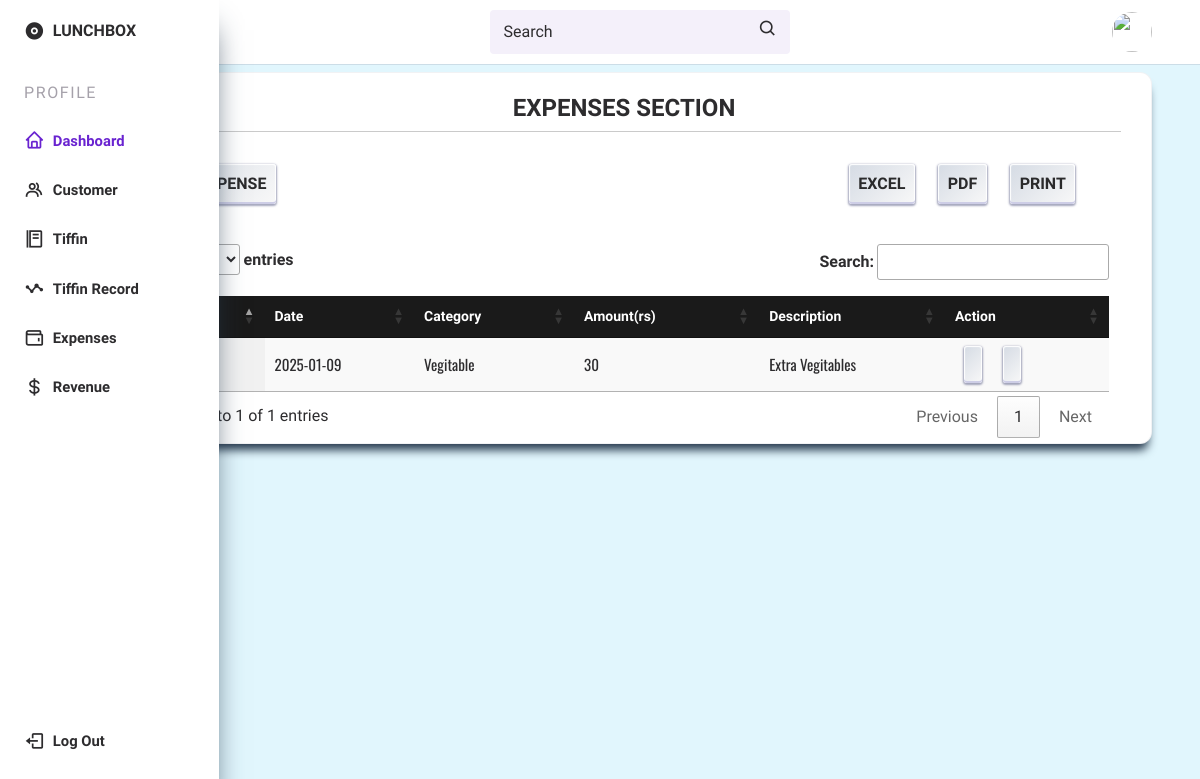
The page /expenses.php on the database its author committed.
### tables this page shows
CREATE TABLE `expense` (
  `id` int(11) NOT NULL,
  `date` date NOT NULL,
  `category` varchar(255) NOT NULL,
  `amount` int(200) NOT NULL,
  `description` varchar(255) NOT NULL
);

### expenses.php (the view, shortened to what this page needs)
<?php
 include ('dbcon.php');
 include('header.php')
 ?>
        <main>
            <section>
                <div class="content-card">
                    <div class="container-fluid container-text mt-3">
                      <div class="row">
                            <h1>EXPENSES SECTION</h1><hr>
                            <div class="row mt-2">
                                <div class="col-lg-6 mt-2">
                                    <button class="button"  data-bs-toggle="modal" data-bs-target="#exampleModal"><img class="img-fluid pe-1" src="https://img.icons8.com/?size=24&id=84991&format=png" alt="">ADD expense</button>
                                </div>
                                <div class="col-lg-6 mt-2 d-flex justify-content-end">
                                    <div class="custom-buttons">
                                        <button class="button"  id="btnExcel"><img style="height: 20px;" src="https://img.icons8.com/?size=48&id=117561&format=png" alt="">Excel</button>
                                        <button class="button" id="btnPDF"><img src="https://img.icons8.com/?size=80&id=d2H6kHCiPSIg&format=png" style="height: 20px;" alt="">PDF</button>
                                        <button class="button" id="btnPrint"><img src="https://img.icons8.com/?size=32&id=tJ0vYdxun5fl&format=png" style="height: 20px;" alt="">Print</button>
                                    </div>
                                </div>
                            </div>
                            <div class="table-responsive mt-2">
                                <table id="example" class="display pt-3" style="width:100%">
                                    <thead>
                                      <tr>
                                        <th>Sr no.</th>
                                        <th>Date</th>
                                        <th>Category</th>
                                        <th>Amount(rs)</th>
                                        <th>Description</th>
                                        <th>Action</th>
                                      </tr>
                                    </thead>
                                    <tbody>
                                    <?php
                                            $query="select * from `expense`";
                                            $result=mysqli_query($connection, $query);
                                            $sno=0;
                                            if(!$result){
                                                die("Query failed due to" .mysqli_error($connection));
                                            }else{
                                                while($row=mysqli_fetch_assoc($result)){
                                                $sno=$sno + 1;
                                         ?>
                                      <tr>
                                        <td><?php echo $sno ?></td>
                                        <td><?php echo $row ['date'] ?></td>
                                        <td><?php echo $row ['category'] ?></td>
                                        <td><?php echo $row ['amount'] ?></td>
                                        <td><?php echo $row ['description'] ?></td>
                                        <td>
                                            <a href="" class="button" data-bs-toggle="modal" data-bs-target="#expenseedit<?php echo $row ['id'] ?>"></a>
                                            <a href="#" onclick="confirmexpenseDelete(<?php echo $row['id']; ?>)" class="button"><img style="height: 20px;" src="https://cdn-icons-png.flaticon.com/128/6861/6861362.png" alt=""></a>
                                        </td>
                                      </tr>
                                      <?php
                                                }
                                            }
                                      ?>
                                    </tbody>
                                  </table>
                            </div>
                      </div>
                    </div>
                </div>
            </section>
        </main>
<?php include ('footer.php') ?>

### css/style.css (style rules this page uses)
:root { --header-height: 3.5rem; --nav-width: 219px; --first-color: #6923D0; --first-color-light: #F4F0FA; --title-color: #19181B; --text-color: #2d2c2e; --text-color-light: #A5A1AA; --body-color: #e1f6fd; --container-color: #FFFFFF; --body-font: 'Ysabeau SC'; --normal-font-size: .938rem; --small-font-size: .75rem; --smaller-font-size: .75rem; --font-medium: 700; --font-semi-bold: 600; --z-fixed: 100; }
@media screen and (min-width: 1024px) { :root { --normal-font-size: 1rem; --small-font-size: .925rem; --smaller-font-size: .813rem; } }
body { margin: var(--header-height) 0 0 0; padding: 1rem 1rem 0; font-family: var(--body-font); font-size: var(--normal-font-size); background-color: var(--body-color); color: var(--text-color); }
a { text-decoration: none; }
@media screen and (min-width: 768px) { body { padding: 1rem 3rem 0 6rem; } }
.content-card { box-shadow: rgb(38, 57, 77) 0px 10px 10px -4px; padding: 5px 30px; background-color:#ffffff !important; border-radius: 12px; border: 1px solid rgba(209, 213, 219, 0.3); }
.container-text h1 { font-weight: 600; font-size: 2.0vw; color: #2d2c2e; text-align: center; }
table th { font-size: 14px; }
table td { font-family: Oswald; font-size: 15px; }
thead { background-color: #1a1a1a; color: white; }
.button { --key-text-color: #2a2a2b; --docsearch-key-shadow: inset 0 -2px 0 0 #cdcde6, inset 0 0 1px 1px #fff, 0 1px 2px 1px rgba(30, 35, 90, 0.4); --docsearch-key-gradient: linear-gradient(-225deg, #d5dbe4, #f8f8f8); border: none; background: var(--docsearch-key-gradient); border-radius: 3px; box-shadow: var(--docsearch-key-shadow); color: var(--key-text-color); cursor: pointer; height: 2.5em; text-align: center; padding: 0.6em; margin: 0 0.6em; display: inline-block; text-transform: uppercase; font-weight: bold; font-size: 1em; min-width: 1em; line-height: 1em; user-select: none; }

### rows shown on the page
expense: date "2025-01-09", category "Vegitable", amount "30", description "Extra Vegitables"
